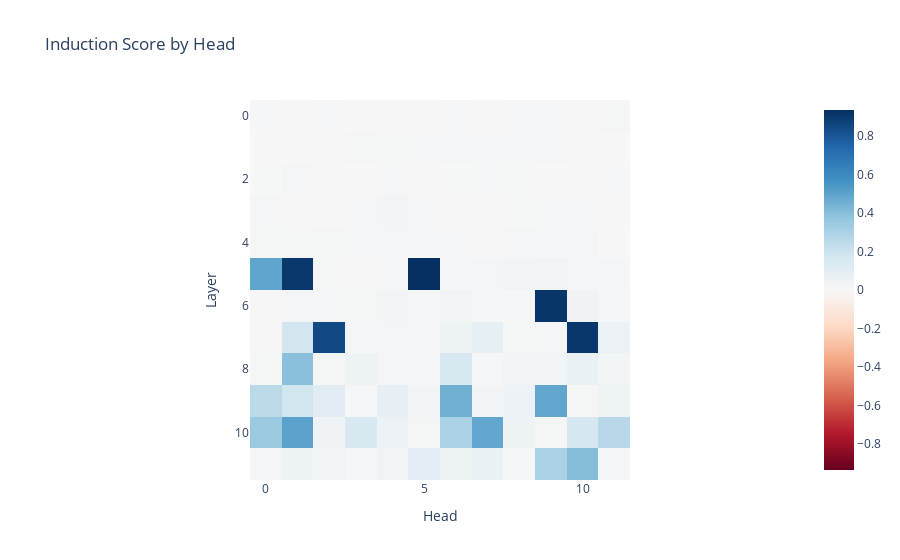

Notebook code cell kept with this figure:
### Code cell
# We make a tensor to store the induction score for each head. We put it on the model's device to avoid needing to move things between the GPU and CPU, which can be slow.
induction_score_store = torch.zeros((model.cfg.n_layers, model.cfg.n_heads), device=model.cfg.device)
def induction_score_hook(
    pattern: Float[torch.Tensor, "batch head_index dest_pos source_pos"],
    hook: HookPoint,
):
    # We take the diagonal of attention paid from each destination position to source positions seq_len-1 tokens back
    # (This only has entries for tokens with index>=seq_len)
    induction_stripe = pattern.diagonal(dim1=-2, dim2=-1, offset=1-seq_len)
    # Get an average score per head
    induction_score = einops.reduce(induction_stripe, "batch head_index position -> head_index", "mean")
    # Store the result.
    induction_score_store[hook.layer(), :] = induction_score

# We make a boolean filter on activation names, that's true only on attention pattern names.
pattern_hook_names_filter = lambda name: name.endswith("pattern")

model.run_with_hooks(
    repeated_tokens,
    return_type=None, # For efficiency, we don't need to calculate the logits
    fwd_hooks=[(
        pattern_hook_names_filter,
        induction_score_hook
    )]
)

imshow(induction_score_store, xaxis="Head", yaxis="Layer", title="Induction Score by Head")

### Figure 1 — Plotly figure (JSON) as saved in the notebook; plotly's stock layout.template omitted (floating-point values rounded to 4 significant figures; data arrays with more than 128 entries replaced by an {"elided": "..."} marker saying what was removed)
{"data": [{"coloraxis": "coloraxis", "hovertemplate": "Head: %{x}<br>Layer: %{y}<br>color: %{z}<extra></extra>", "name": "0", "type": "heatmap", "xaxis": "x", "yaxis": "y", "z": {"elided": "12x12 float values"}}], "layout": {"coloraxis": {"cmid": 0, "colorscale": [[0, "rgb(103,0,31)"], [0.1, "rgb(178,24,43)"], [0.2, "rgb(214,96,77)"], [0.3, "rgb(244,165,130)"], [0.4, "rgb(253,219,199)"], [0.5, "rgb(247,247,247)"], [0.6, "rgb(209,229,240)"], [0.7, "rgb(146,197,222)"], [0.8, "rgb(67,147,195)"], [0.9, "rgb(33,102,172)"], [1, "rgb(5,48,97)"]]}, "title": {"text": "Induction Score by Head"}, "xaxis": {"anchor": "y", "constrain": "domain", "domain": [0, 1], "scaleanchor": "y", "title": {"text": "Head"}}, "yaxis": {"anchor": "x", "autorange": "reversed", "constrain": "domain", "domain": [0, 1], "title": {"text": "Layer"}}}}
